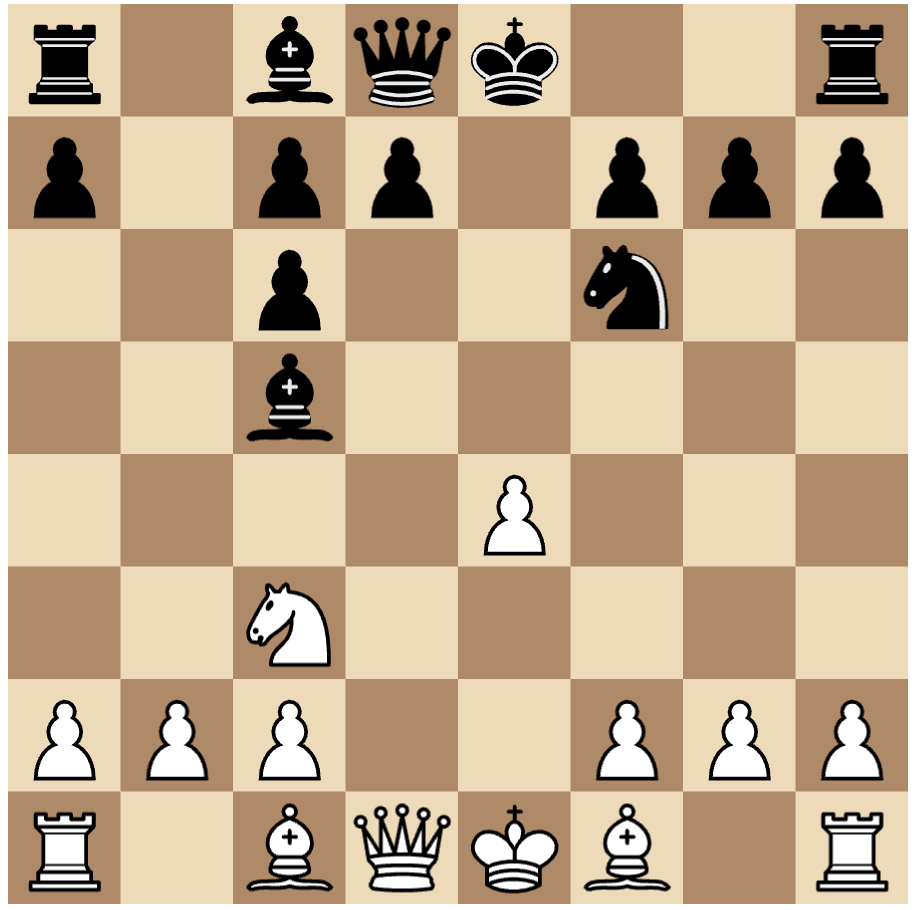
#> input picture pythonsss/python/chess/chessboard.jpg, 914 x 910 px
$ python chess.py
#> lines starting #> are read from the running program, lines starting #| are printed output that depends on the picture
import cv2
import numpy as np
from matplotlib import pyplot as plt

def scan_chessboard(image_path):
    # Загрузка изображения
#> called with image_path = 'chessboard.jpg'
    img = cv2.imread(image_path)
#> img is the input picture: shape (910, 914, 3); mean B, G, R 140.7, 169.1, 192
    if img is None:
        print("Ошибка: изображение не загружено!")
        return

    gray = cv2.cvtColor(img, cv2.COLOR_BGR2GRAY)
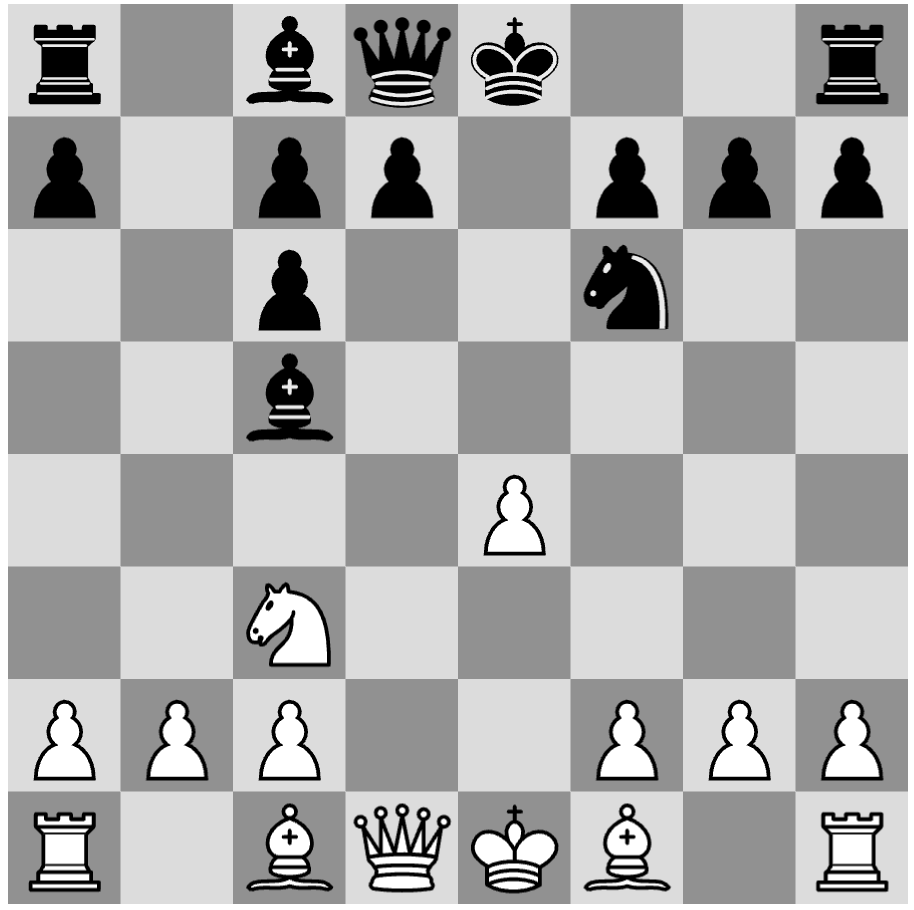
#> gray: shape (910, 914); min 0, max 255, mean 172.9

    # 1. Поиск шахматной доски (8x8 внутренних углов)
    board_size = (7, 7)  # 7x7 внутренних углов = 8x8 клеток
    found, corners = cv2.findChessboardCorners(gray, board_size, None)
#> found = True; corners = 49 rows, first 8: [120, 116], [232.5, 116], [345, 116], [457.5, 116], [570, 116], [682.5, 116], [795, 116], [120, 228.5]

    if not found:
        print("Шахматная доска не найдена!")
        return

    # Уточнение углов
    corners = cv2.cornerSubPix(gray, corners, (11, 11), (-1, -1),
                              (cv2.TERM_CRITERIA_EPS + cv2.TERM_CRITERIA_MAX_ITER, 30, 0.001))

    # 2. Перспективное преобразование (выравнивание доски)
    # Координаты углов доски в "идеальном" виде
    square_size = 100  # пикселей на клетку
    board_width = board_size[0] * square_size
    board_height = board_size[1] * square_size
    dst_points = np.array([
        [0, 0],
        [board_width, 0],
        [board_width, board_height],
        [0, board_height]
    ], dtype=np.float32)

    # Углы доски на изображении (левый верхний, правый верхний, правый нижний, левый нижний)
    src_points = np.array([corners[0][0], corners[board_size[0]-1][0],
                          corners[-1][0], corners[-board_size[0]][0]], dtype=np.float32)
#> src_points = [[120, 116], [795, 116], [795, 791], [120, 791]]

    # Матрица преобразования
    M = cv2.getPerspectiveTransform(src_points, dst_points)
#> M = [[1.04, 1.79e-17, -124.4], [0, 1.04, -120.3], [-3.71e-36, 3.01e-20, 1]]
    warped = cv2.warpPerspective(img, M, (board_width, board_height))
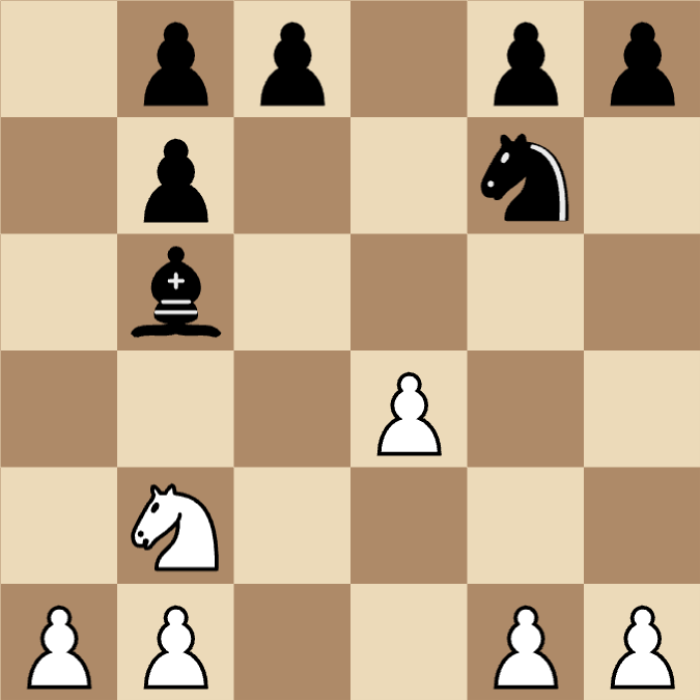
#> warped: shape (700, 700, 3); mean B, G, R 139.6, 169.8, 194

    # 3. Разбиение на клетки и анализ
    fen = ""
    piece_symbols = {'p': '♟', 'r': '♜', 'n': '♞', 'b': '♝', 'q': '♛', 'k': '♚'}

    for row in range(8):
        empty = 0
        for col in range(8):
            # Вырезаем клетку
            x1, y1 = col * square_size, row * square_size
            x2, y2 = x1 + square_size, y1 + square_size
            square = warped[y1:y2, x1:x2]

            # Упрощённое распознавание фигур (по среднему цвету)
            mean_color = np.mean(square, axis=(0, 1))

            # Пустая клетка? (зелёный/коричневый - зависит от доски)
            if (mean_color[1] > 100 and mean_color[0] < 100) or (mean_color[2] < 100):
                empty += 1
            else:
                if empty > 0:
                    fen += str(empty)
                    empty = 0
                # Определяем тип фигуры (здесь - заглушка)
                fen += 'P' if mean_color[0] > 150 else 'p'  # Белая или чёрная пешка
        if empty > 0:
            fen += str(empty)
        if row < 7:
            fen += '/'

    # 4. Вывод результатов
    plt.figure(figsize=(12, 6))
    plt.subplot(1, 2, 1)
    plt.title("Исходное изображение")
    plt.imshow(cv2.cvtColor(img, cv2.COLOR_BGR2RGB))
    plt.axis('off')

    plt.subplot(1, 2, 2)
    plt.title("Выровненная доска")
    plt.imshow(cv2.cvtColor(warped, cv2.COLOR_BGR2RGB))
    plt.axis('off')

    plt.show()
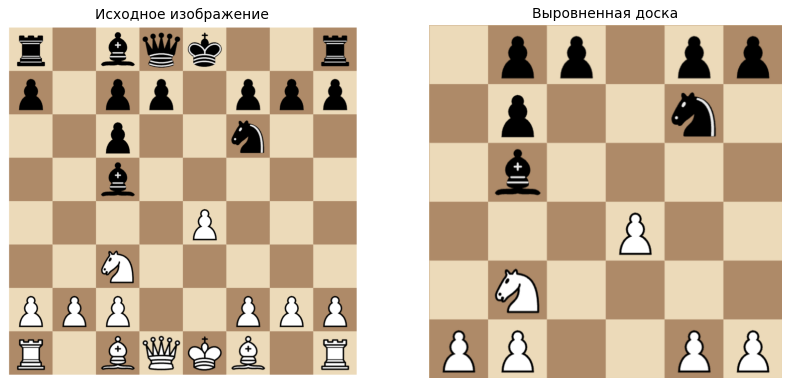
#> figure drawn by matplotlib, 2 panels

    print("FEN:", fen)
#| FEN: P1pppppp/ppppp1Pp/P1pppppp/pppppppp/pPppPpPp/PPPppPpp/pPppPpPp/pppppppp
    return fen

# Пример использования
scan_chessboard("chessboard.jpg")
